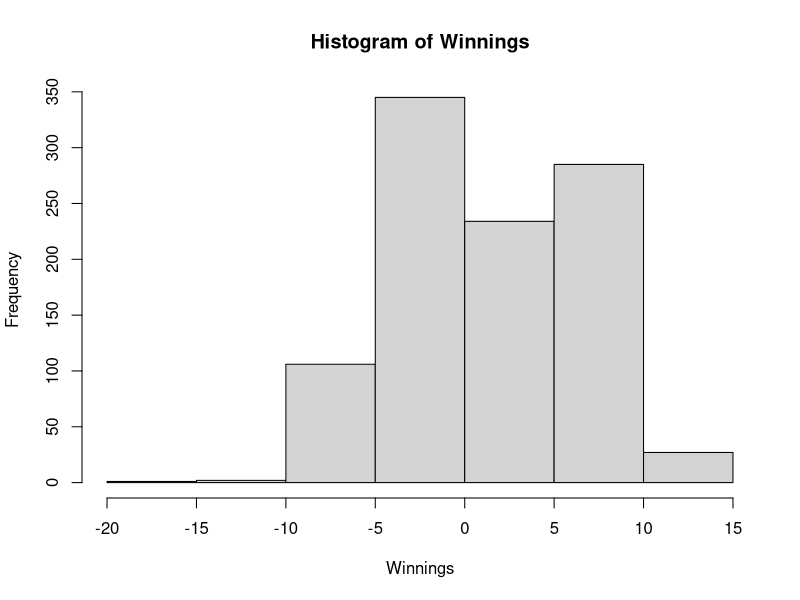
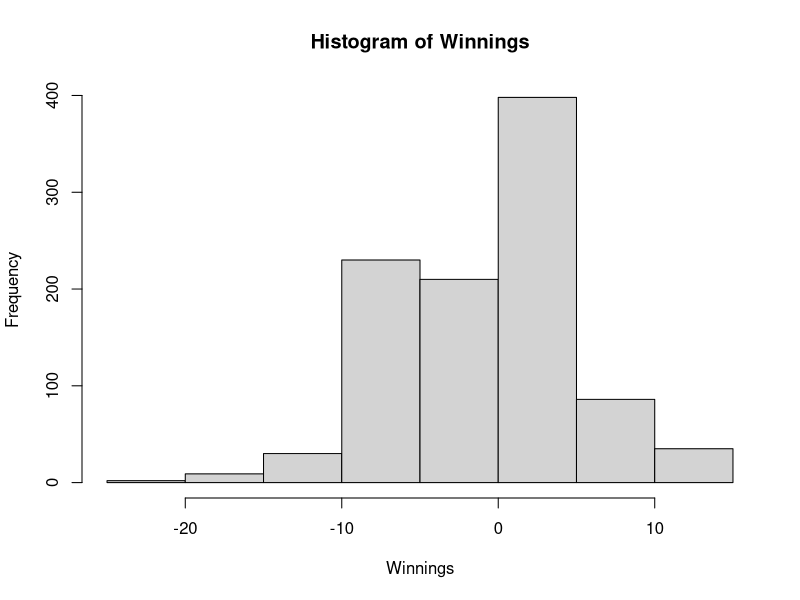
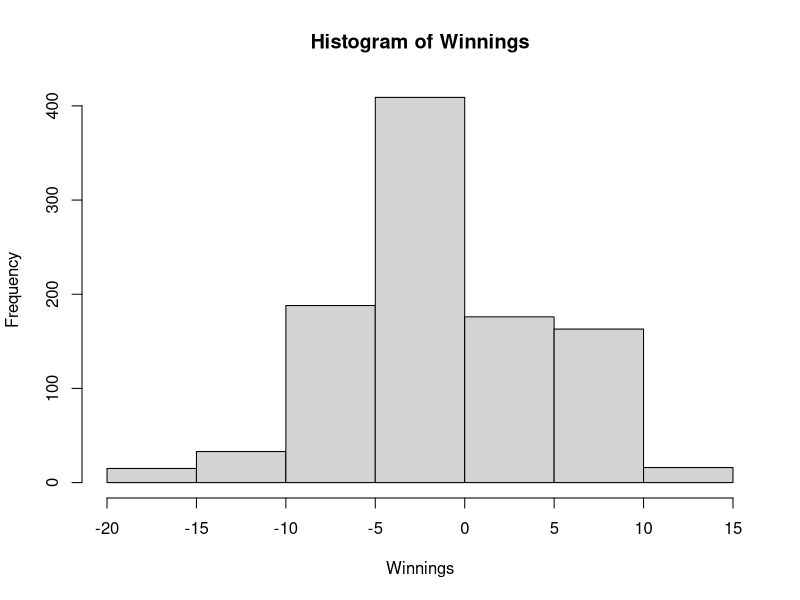

Generate these figures, in order, with R:
## ---- chunk 1
knitr::opts_chunk$set(echo = TRUE)
## ---- chunk 2
require(tidyverse)

## ---- chunk 3
days=1:365
count=15
repeatn=1000
Winnings=numeric()
for (j in 1:repeatn){
brownlow = 0
for (i in 1:count) {
  sam=sample(days,size=30,replace = T)
  y=duplicated(sam)
  if (sum(y)>0) brownlow=brownlow+1
  else brownlow = brownlow - 2
}
Winnings[j]=brownlow
}
hist(Winnings)
var(Winnings)
print(paste('average return =' , mean(Winnings)))

## ---- chunk 4
vSorted = sort(Winnings)
print(vSorted[50])
print(vSorted[(950)])
## ---- chunk 5
days=1:365
count=15
repeatn=1000
Winnings=numeric()
for (j in 1:repeatn){
brownlow = 0
for (i in 1:count) {
  sam=sample(days,size=30,replace = T)
  y=duplicated(sam)
  if (sum(y)>0) brownlow=brownlow+1
  else brownlow = brownlow - 2.45
  
}
Winnings[j]=brownlow
}
hist(Winnings)
var(Winnings)
print(paste('average return =' , mean(Winnings)))

## ---- chunk 6
days=1:365
count=15
repeatn=1000
Winnings=numeric()
for (j in 1:repeatn){
brownlow = 0
for (i in 1:count) {
  sam=sample(days,size=28,replace = T)
  y=duplicated(sam)
  if (sum(y)>0) brownlow=brownlow+1
  else brownlow = brownlow - 2
  
}
Winnings[j]=brownlow
}
hist(Winnings)
var(Winnings)
print(paste('average return =' , mean(Winnings)))

